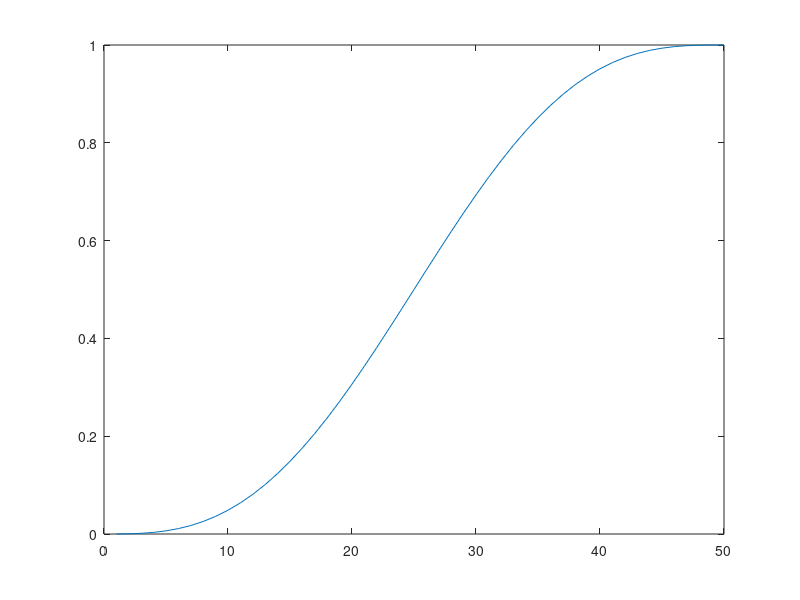

The MATLAB source for this figure: (Note: this script raises an error after producing the figure.)
% http://letsmakerobots.com/node/31697
step_num=50;

t_full=1:step_num;
max_angle=1;

angle_full = zeros(size(t_full));

for tstep = t_full
    
 
angle_full(tstep) =(max_angle/pi) * (((pi / step_num) * tstep) - (cos((pi /step_num) * tstep)* sin((pi /step_num) * tstep)));
end

plot(t_full,angle_full)
%we can calc curve once and then scale - for speed

%%

ard_angle = [0.00000,0.00005,0.00042,0.00141,0.00333,0.00645,0.01105,0.01737,0.02562,0.03599,0.04863,0.06366,0.08116,0.10116,0.12366,0.14863,0.17599,0.20562,0.23737,0.27105,0.30645,0.34333,0.38141,0.42042,0.46005,0.50000,0.53995,0.57958,0.61859,0.65667,0.69355,0.72895,0.76263,0.79438,0.82401,0.85137,0.87634,0.89884,0.91884,0.93634,0.95137,0.96401,0.97438,0.98263,0.98895,0.99355,0.99667,0.99859,0.99958,0.99995];

%% mapping test

min_pw =       544; 
max_pw   =   2400; 

target_angle = 60;
current_angle = 20;

us_45 = map_ard(current_angle + (angle_full * (target_angle-current_angle)), 0, 180, min_pw, max_pw);

plot(us_45)